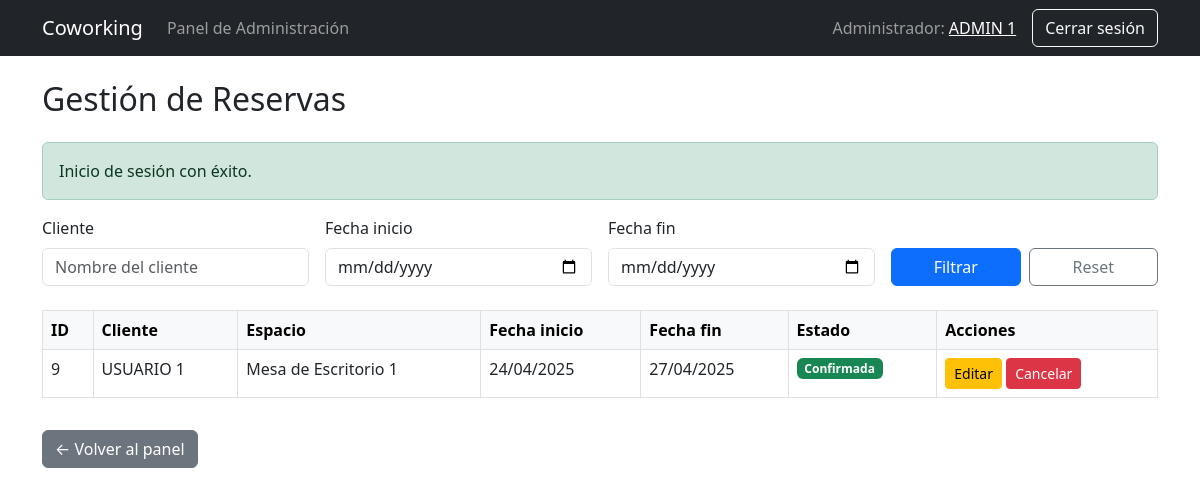
Screenshot of /coworking/public/index.php?c=adminreservas&a=index (signed in) with the database file from the repository.
### tables this page shows
CREATE TABLE `reservas` (
  `id` int(11) NOT NULL,
  `usuario_id` int(11) DEFAULT NULL,
  `espacio_id` int(11) DEFAULT NULL,
  `fecha_reserva` datetime DEFAULT current_timestamp(),
  `fecha_inicio` date NOT NULL,
  `fecha_fin` date NOT NULL,
  `estado` enum('confirmada','cancelada') DEFAULT 'confirmada'
);

CREATE TABLE `usuarios` (
  `id` int(11) NOT NULL,
  `nombre_completo` varchar(100) NOT NULL,
  `email` varchar(100) NOT NULL,
  `contraseña` varchar(255) NOT NULL,
  `fecha_registro` datetime DEFAULT current_timestamp(),
  `tipo_usuario` enum('cliente','admin') DEFAULT 'cliente'
);

CREATE TABLE `espacios` (
  `id` int(11) NOT NULL,
  `nombre` varchar(100) NOT NULL,
  `descripcion` text NOT NULL,
  `capacidad` int(11) NOT NULL,
  `precio_dia` decimal(10,2) NOT NULL,
  `ubicacion` varchar(255) DEFAULT NULL,
  `disponible` tinyint(1) DEFAULT 1
);

### coworking/controllers/AdminReservasController.php (called while the page is built, shortened)
<?php
require_once __DIR__ . '/../models/Reserva.php';
class AdminReservasController {
    public function index() {
        global $pdo;
        $cliente = $_GET['cliente'] ?? '';
        $fecha_inicio = $_GET['fecha_inicio'] ?? '';
        $fecha_fin = $_GET['fecha_fin'] ?? '';
        $pagina = isset($_GET['pagina']) ? max(1, intval($_GET['pagina'])) : 1;
        $por_pagina = 10;
        $reservaModel = new Reserva($pdo);
        $total = $reservaModel->contarFiltradas($cliente, $fecha_inicio, $fecha_fin);
        $reservas = $reservaModel->obtenerFiltradas($cliente, $fecha_inicio, $fecha_fin, $pagina, $por_pagina);
        require_once __DIR__ . '/../views/admin/reservas/index.php';
    }
}

### coworking/public/index.php (called while the page is built, shortened)
<?php
require_once '../helpers/functions.php';
require_once '../router.php';

### coworking/models/Reserva.php (called while the page is built, shortened)
<?php
class Reserva {
    private $db;
    public function __construct($pdo) {
        $this->db = $pdo;
    }
    public function contarFiltradas($cliente = '', $fecha_inicio = '', $fecha_fin = '') {
        $sql = "
            SELECT COUNT(*)
            FROM reservas r
            JOIN usuarios u ON r.usuario_id = u.id
            WHERE 1=1
        ";
        $params = [];
        $stmt = $this->db->prepare($sql);
        $stmt->execute($params);
        return $stmt->fetchColumn();
    }
    public function obtenerFiltradas($cliente = '', $fecha_inicio = '', $fecha_fin = '', $pagina = 1, $por_pagina = 10) {
        $offset = ($pagina - 1) * $por_pagina;
        $sql = "
            SELECT r.*, u.nombre_completo, e.nombre AS espacio
            FROM reservas r
            JOIN usuarios u ON r.usuario_id = u.id
            JOIN espacios e ON r.espacio_id = e.id
            WHERE 1=1
        ";
        $params = [];
        $sql .= " ORDER BY r.fecha_reserva DESC LIMIT $por_pagina OFFSET $offset";
        $stmt = $this->db->prepare($sql);
        $stmt->execute($params);
        return $stmt->fetchAll(PDO::FETCH_ASSOC);
    }
}

### coworking/views/admin/reservas/index.php (the view, shortened to what this page needs)
<?php require_once __DIR__ . '/../../partials/navbar.php'; ?>
<!DOCTYPE html>
<html lang="es">
<head>
    <link href="https://cdn.jsdelivr.net/npm/bootstrap@5.3.0/dist/css/bootstrap.min.css" rel="stylesheet">
</head>
<body>
<div class="container mt-4">
    <h2 class="mb-4">Gestión de Reservas</h2>
    <?php if (isset($_SESSION['success'])): mostrarMensaje('success', $_SESSION['success']); unset($_SESSION['success']); endif; ?>
    <form method="GET" class="row g-3 mb-4 align-items-end">
        <div class="col-md-3">
            <label class="form-label">Cliente</label>
            <input type="text" name="cliente" class="form-control" value="<?= htmlspecialchars($_GET['cliente'] ?? '') ?>" placeholder="Nombre del cliente">
        </div>
        <div class="col-md-3">
            <label class="form-label">Fecha inicio</label>
            <input type="date" name="fecha_inicio" class="form-control" value="<?= $_GET['fecha_inicio'] ?? '' ?>">
        </div>
        <div class="col-md-3">
            <label class="form-label">Fecha fin</label>
            <input type="date" name="fecha_fin" class="form-control" value="<?= $_GET['fecha_fin'] ?? '' ?>">
        </div>
        <div class="col-md-3 d-flex gap-2">
            <button type="submit" class="btn btn-primary w-100">Filtrar</button>
            <a href="?c=adminReservas&a=index" class="btn btn-outline-secondary w-100">Reset</a>
        </div>
    </form>
    <table class="table table-bordered table-hover">
        <thead class="table-light">
            <tr>
                <th>ID</th>
                <th>Cliente</th>
                <th>Espacio</th>
                <th>Fecha inicio</th>
                <th>Fecha fin</th>
                <th>Estado</th>
                <th>Acciones</th>
            </tr>
        </thead>
        <tbody>
            <?php foreach ($reservas as $r): ?>
                <tr>
                    <td><?= $r['id'] ?></td>
                    <td><?= htmlspecialchars($r['nombre_completo']) ?></td>
                    <td><?= htmlspecialchars($r['espacio']) ?></td>
                    <td><?= formatearFecha($r['fecha_inicio']) ?></td>
                    <td><?= formatearFecha($r['fecha_fin']) ?></td>
                    <td>
                        <span class="badge bg-<?= $r['estado'] === 'cancelada' ? 'danger' : 'success' ?>">
                            <?= ucfirst($r['estado']) ?>
                        </span>
                    </td>
                    <td>
                        <a href="?c=adminReservas&a=editar&id=<?= $r['id'] ?>" class="btn btn-sm btn-warning">Editar</a>
                        <?php if ($r['estado'] !== 'cancelada'): ?>
                            <a href="?c=adminReservas&a=cancelar&id=<?= $r['id'] ?>" class="btn btn-sm btn-danger" onclick="return confirm('¿Cancelar esta reserva?')">Cancelar</a>
                        <?php endif ?>
                    </td>
                </tr>
            <?php endforeach ?>
        </tbody>
    </table>
    <a href="?c=admin&a=index" class="btn btn-secondary mt-3">← Volver al panel</a>
</div>
</body>
</html>

### rows the page displays
reservas: id "9", usuario.nombre_completo "USUARIO 1", espacio.nombre "Mesa de Escritorio 1", fecha_inicio "24/04/2025", fecha_fin "27/04/2025", estado "Confirmada"

### other values shown
$_SESSION['usuario']['nombre_completo'] "ADMIN 1"
$mensaje "Inicio de sesión con éxito."
